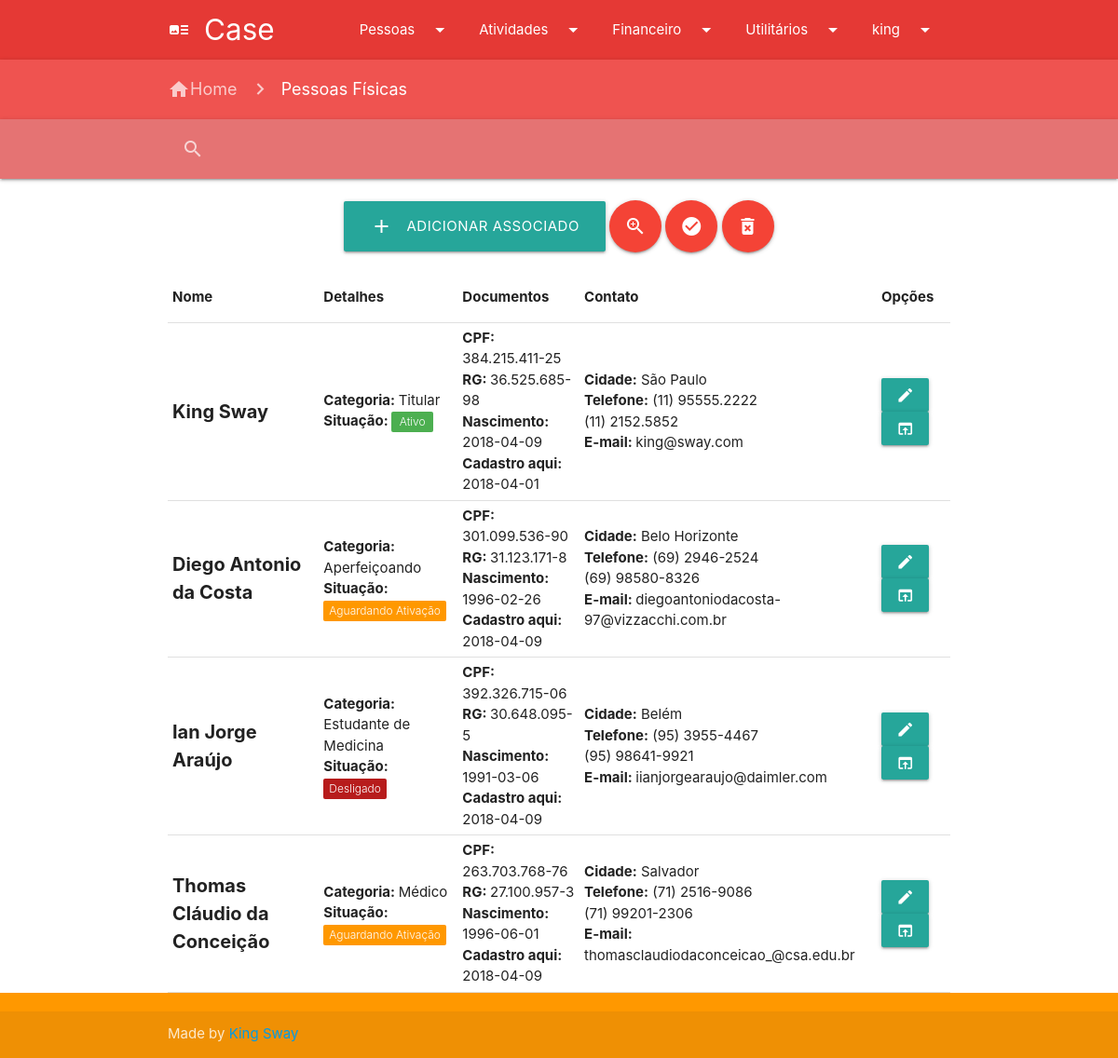
The app's page /pf.php (signed in) with its own data.
### tables this page shows
CREATE TABLE `dbusuarios` (
  `id` int(11) NOT NULL,
  `login` varchar(255) NOT NULL,
  `email` varchar(255) NOT NULL,
  `senha` varchar(255) NOT NULL,
  `permissoes` varchar(255) NOT NULL DEFAULT '0' COMMENT '1 - PF 2 - PJ 3 - Cursos 4 - Livros 5 - Inscrições 6 - Voucher 7 - Contas a Pagar 8 - A Receber 9 - Usuários 10 - Projetos',
  `status` int(1) NOT NULL DEFAULT '1'
);

CREATE TABLE `pf` (
  `id` int(11) NOT NULL,
  `nome` varchar(255) NOT NULL,
  `rg` varchar(255) NOT NULL,
  `cpf` varchar(255) NOT NULL,
  `nascimento` date NOT NULL,
  `categoria` varchar(255) NOT NULL,
  `situacao` int(1) NOT NULL,
  `cidade` varchar(255) NOT NULL,
  `estado` varchar(255) NOT NULL,
  `telefone` varchar(255) NOT NULL,
  `celular` varchar(255) NOT NULL,
  `email` varchar(255) NOT NULL,
  `cadastroaqui` date NOT NULL
);

### pf.php (the view, shortened to what this page needs)
<!DOCTYPE html>
<html>
  <head>
    <link href="css/materialize.css" type="text/css" rel="stylesheet" media="screen,projection"/>
    <link href="css/style.css" type="text/css" rel="stylesheet" media="screen,projection"/>
  </head>
<body>
		<?php require_once ("padroes/navigation.php"); ?>
    <nav class="red lighten-1" role="navigation">
      <div class="nav-wrapper container">
        <a href="index.php" class="breadcrumb"><i class="material-icons">home</i>Home</a>
        <a class="breadcrumb">Pessoas Físicas</a>
      </div>
    </nav>
    <?php require_once ("padroes/search.php"); ?>
    <main>
    <br><div class="container center">
      <a class="waves-effect waves-light btn-large" href="addpf.php"><i class="material-icons left">add</i>Adicionar associado</a>
      <a class="btn-floating btn-large waves-effect waves-light red modal-trigger hoverable tooltipped" data-position="top" data-tooltip="Busca avançada" href="#modal1"><i class="material-icons">zoom_in</i></a>
      <a class="btn-floating btn-large waves-effect waves-light red hoverable tooltipped" data-position="top" data-tooltip="Marcar todos"><i class="material-icons">check_circle</i></a>
      <a class="btn-floating btn-large waves-effect waves-light red hoverable modal-trigger tooltipped" data-position="top" data-tooltip="Apagar" href="#modalApagar"><i class="material-icons">delete_forever</i></a><br><br>
      <div style="overflow-x:auto;">
        <table id="table">
          <tr>
            <th>Nome</th>
            <th>Detalhes</th>
            <th>Documentos</th>
            <th>Contato</th>
            <th>Opções</th>
          </tr>
          <?php
          $db = mysqli_connect('localhost', 'root', '', 'dbpessoas');
          $user_check_query = "SELECT nome, rg, cpf, nascimento, categoria, situacao, cidade, estado, telefone, celular, email, cadastroaqui FROM pf";
          $result = mysqli_query($db, $user_check_query);
          while ($user = mysqli_fetch_assoc($result)){ ?>
        <tr class="hoverable">
          <td style="font-size: 20px; font-weight: bold;"><?php echo $user['nome'] ?></td>
              <td><b>Categoria: </b><?php echo $user['categoria'] ?><br><b>Situação: </b>
            <?php if ($user['situacao'] == 0) { echo '<span data-badge-caption="Desligado" class="new badge red darken-4">'; }
            if ($user['situacao'] == 1) { echo '<span data-badge-caption="Aguardando Ativação" class="new badge orange">'; }
            if ($user['situacao'] == 2) { echo '<span data-badge-caption="Ativo" class="new badge green">'; } ?></td>
            <td><b>CPF:</b> <?php echo $user['cpf'] ?><br><b>RG: </b><?php echo $user['rg'] ?><br><b>Nascimento: </b><?php echo $user['nascimento'] ?><br><b>Cadastro aqui: </b><?php echo $user['cadastroaqui'] ?></td>
            <td><b>Cidade:</b> <?php echo $user['cidade'] ?><br><b>Telefone:</b> <?php echo $user['telefone'] ?><br><?php echo $user['celular'] ?><br><b>E-mail: </b><?php echo $user['email'] ?><br></td>
            <td class="hoverable"><a class="btn tooltipped" data-tooltip="Editar" href="#"><i class="material-icons">edit</i></a>
              <a class="btn tooltipped" data-tooltip="Acessar estação" href="#"><i class="material-icons">open_in_browser</i></a></td>
          </tr>
      <?php
      }
      ?>
        </table>
        </div>
    </div>
  </main>
    <?php require_once("padroes/footer.php") ?>
</body>
</html>

### padroes/navigation.php (shortened to what this page needs)
<!DOCTYPE html>
<html>
<head>
</head>
<body>
  <?php
    $db = mysqli_connect('localhost', 'root', '', 'dbregistro');
    if (isset($_SESSION['usuario'])){
      $usuario = $_SESSION['usuario'];
      $query = "SELECT permissoes FROM dbusuarios WHERE login='$usuario'";
      $result = mysqli_query($db, $query);
      while ($user = mysqli_fetch_assoc($result)){
        $permissoes = explode(',',$user['permissoes']);
       ?>
    <nav class="red darken-1" role="navigation">
      <div class="nav-wrapper container">
        <a id="logo-container" class="brand-logo"><i class="large material-icons">art_track</i>Case</a>
        <ul id="navSite" class="right hide-on-med-and-down">
          <li><a <?php if(in_array("1", $permissoes) || in_array("2", $permissoes)) echo 'class="dropdown-trigger"'; else echo 'class="dropdown-trigger hide"'; ?>  href="#!" data-target="dropdownPessoas">Pessoas<i class="material-icons arrow right">arrow_drop_down</i></a></li>
          <li><a <?php if(in_array("3", $permissoes) || in_array("4", $permissoes) || in_array("5", $permissoes) || in_array("6", $permissoes)) echo 'class="dropdown-trigger"'; else echo 'class="dropdown-trigger hide"'; ?> href="#!" data-target="dropdownAtividades">Atividades<i class="material-icons arrow right">arrow_drop_down</i></a></li>
          <li><a <?php if(in_array("7", $permissoes) || in_array("8", $permissoes)) echo 'class="dropdown-trigger"'; else echo 'class="dropdown-trigger hide"'; ?> href="#!" data-target="dropdownFinanceiro">Financeiro<i class="material-icons arrow right">arrow_drop_down</i></a></li>
          <li><a <?php if(in_array("9", $permissoes) || in_array("10", $permissoes)) echo 'class="dropdown-trigger"'; else echo 'class="dropdown-trigger hide"'; ?> href="#!" data-target="dropdownUtilitarios">Utilitários<i class="material-icons arrow right">arrow_drop_down</i></a></li>
          <?php  if (isset($_SESSION['usuario'])) : ?>
          <li><a class="dropdown-trigger" href="#!" data-target="dropdownLogin"><?php echo $_SESSION['usuario']; ?><i class="material-icons arrow right">arrow_drop_down</i></a></li>
          <?php endif ?>
        </ul>
      </div>
    </nav>
    <?php }}?>
</body>
</html>

### pf.php (style rules this page uses)
td { padding: 5px; cursor: pointer; }

### padroes/footer.php (style rules this page uses)
body { display: flex;min-height: 100vh;flex-direction: column; }
main { flex: 1 0 auto; }

### records on screen
pf: nome "King Sway", categoria "Titular", situacao 2 (drawn), cpf "384.215.411-25", rg "36.525.685-98", nascimento "2018-04-09", cadastroaqui "2018-04-01", cidade "São Paulo", telefone "(11) 95555.2222", celular "(11) 2152.5852", email "king@sway.com"
pf: nome "Diego Antonio da Costa", categoria "Aperfeiçoando", situacao 1 (drawn), cpf "301.099.536-90", rg "31.123.171-8", nascimento "1996-02-26", cadastroaqui "2018-04-09", cidade "Belo Horizonte", telefone "(69) 2946-2524", celular "(69) 98580-8326", email "diegoantoniodacosta-97@vizzacchi.com.br"
pf: nome "Ian Jorge Araújo", categoria "Estudante de Medicina", situacao 0 (drawn), cpf "392.326.715-06", rg "30.648.095-5", nascimento "1991-03-06", cadastroaqui "2018-04-09", cidade "Belém", telefone "(95) 3955-4467", celular "(95) 98641-9921", email "iianjorgearaujo@daimler.com"
pf: nome "Thomas Cláudio da Conceição", categoria "Médico", situacao 1 (drawn), cpf "263.703.768-76", rg "27.100.957-3", nascimento "1996-06-01", cadastroaqui "2018-04-09", cidade "Salvador", telefone "(71) 2516-9086", celular "(71) 99201-2306", email "thomasclaudiodaconceicao_@csa.edu.br"
